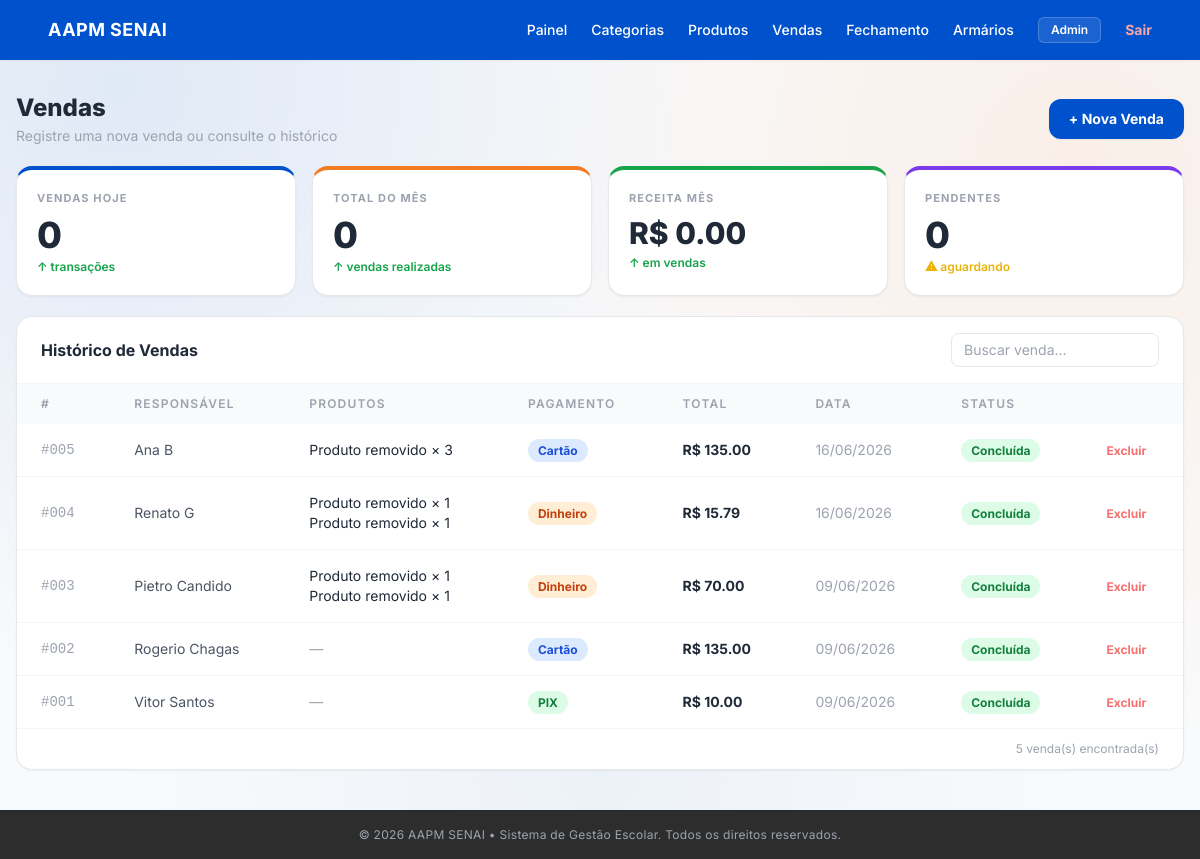
Page /vendas/ (signed in) on the committed database.
### app/models/venda_model.py (models this page shows)
class Venda(Base):
    __tablename__ = "vendas"
    id              = Column(Integer, primary_key=True, index=True)
    responsavel     = Column(String(150), nullable=False)
    valor_total     = Column(Float, nullable=False)
    forma_pagamento = Column(String(50), nullable=False)
    observacao      = Column(String(500), nullable=True)
    status          = Column(String(30), default="concluida")
    data_venda      = Column(DateTime, default=datetime.utcnow)
    itens = relationship("VendaItem", back_populates="venda", cascade="all, delete")

### app/models/venda_item_model.py (models this page shows)
class VendaItem(Base):
    __tablename__ = "venda_itens"
    id                  = Column(Integer, primary_key=True, index=True)
    venda_id            = Column(Integer, ForeignKey("vendas.id", ondelete="CASCADE"), nullable=False)
    produto_variacao_id = Column(Integer, ForeignKey("produto_variacoes.id", ondelete="SET NULL"), nullable=True)
    quantidade          = Column(Integer, nullable=False)
    preco_unitario      = Column(Float, nullable=False)
    valor_total         = Column(Float, nullable=False)
    venda            = relationship("Venda", back_populates="itens")
    produto_variacao = relationship("ProdutoVariacao")

### app/controllers/venda_controller.py (the view)
@router.get("")
@router.get("/")
def listar_vendas(
    request: Request,
    pagina: int = 1,
    por_pagina: int = 10,
    busca: str = "",
    status_filtro: str = "",
    forma_pagamento: str = "",
    ordenar: str = "data_desc",
    db: Session = Depends(get_db),
    usuario=Depends(get_current_user),
):
    if pagina < 1:
        pagina = 1
    if por_pagina not in [5, 10, 20, 50]:
        por_pagina = 10
    query = db.query(Venda)
    if busca:
        query = query.filter(
            Venda.responsavel.ilike(f"%{busca}%")
        )
    if status_filtro:
        query = query.filter(
            Venda.status == status_filtro
        )
    if forma_pagamento:
        query = query.filter(
            Venda.forma_pagamento == forma_pagamento
        )
    if ordenar == "data_asc":
        query = query.order_by(
            Venda.data_venda.asc()
        )
    elif ordenar == "valor_desc":
        query = query.order_by(
            Venda.valor_total.desc()
        )
    elif ordenar == "valor_asc":
        query = query.order_by(
            Venda.valor_total.asc()
        )
    elif ordenar == "responsavel":
        query = query.order_by(
            Venda.responsavel.asc()
        )
    else:
        query = query.order_by(
            Venda.data_venda.desc()
        )
    total_vendas = query.count()
    total_paginas = max(
        1,
        (total_vendas + por_pagina - 1) // por_pagina
    )
    if pagina > total_paginas:
        pagina = total_paginas
    offset = (pagina - 1) * por_pagina
    vendas = (
        query
        .offset(offset)
        .limit(por_pagina)
        .all()
    )
    produtos_db = (
        db.query(Produto)
        .filter(Produto.ativo == True)
        .all()
    )
    produtos = []
    for p in produtos_db:
        variacoes = [
            {
                "id": v.id,
                "descricao": v.descricao,
                "preco": v.preco_efetivo,
                "estoque_atual": v.estoque_atual,
            }
            for v in p.variacoes
            if v.ativo
        ]
        if variacoes:
            produtos.append(
                {
                    "id": p.id,
                    "nome": p.nome,
                    "variacoes": variacoes
                }
            )
    hoje = datetime.utcnow().date()
    vendas_hoje = (
        db.query(func.count(Venda.id))
        .filter(
            func.date(Venda.data_venda) == hoje
        )
        .scalar()
        or 0
    )
    total_mes = (
        db.query(func.count(Venda.id))
        .filter(
            func.extract(
                "month",
                Venda.data_venda
            ) == hoje.month,
            func.extract(
                "year",
                Venda.data_venda
            ) == hoje.year
        )
        .scalar()
        or 0
    )
    receita_mes = (
        db.query(func.sum(Venda.valor_total))
        .filter(
            func.extract(
                "month",
                Venda.data_venda
            ) == hoje.month,
            func.extract(
                "year",
                Venda.data_venda
            ) == hoje.year
        )
        .scalar()
        or 0
    )
    pendentes = (
        db.query(func.count(Venda.id))
        .filter(
            Venda.status == "pendente"
        )
        .scalar()
        or 0
    )
    return templates.TemplateResponse(
        request=request,
        name="vendas/index.html",
        context={
            "usuario": usuario,
            "vendas": vendas,
            "produtos": produtos,
            "vendas_hoje": vendas_hoje,
            "total_mes": total_mes,
            "receita_mes": receita_mes,
            "pendentes": pendentes,
            "pagina": pagina,
            "por_pagina": por_pagina,
            "total_vendas": total_vendas,
            "total_paginas": total_paginas,
            "busca": busca,
            "status_filtro": status_filtro,
            "forma_pagamento": forma_pagamento,
            "ordenar": ordenar,
        },
    )

### app/templates/vendas/index.html (shortened to what this page needs)
{% extends "base.html" %}
{% block conteudo %}
<div class="pt-6 flex flex-col gap-5 pb-6">
  <div class="flex items-center justify-between">
    <div>
      <h1 class="text-2xl font-extrabold text-gray-800">Vendas</h1>
      <p class="text-sm text-gray-400 mt-0.5">Registre uma nova venda ou consulte o histórico</p>
    </div>
    <button onclick="abrirModal()"
      class="bg-[#0052cc] hover:bg-blue-700 text-white text-sm font-bold px-5 py-2.5 rounded-xl transition-all shadow-sm">
      + Nova Venda
    </button>
  </div>
  <div class="grid grid-cols-2 lg:grid-cols-4 gap-4">
    <div class="bg-white border border-gray-200 border-t-4 border-t-[#0052cc] rounded-2xl p-5 shadow-sm">
      <p class="text-[11px] font-bold text-gray-400 uppercase tracking-widest">Vendas Hoje</p>
      <p class="text-4xl font-extrabold text-gray-800 mt-2 mb-1">{{ vendas_hoje }}</p>
      <p class="text-xs font-semibold text-green-600">↑ transações</p>
    </div>
    <div class="bg-white border border-gray-200 border-t-4 border-t-[#f37b24] rounded-2xl p-5 shadow-sm">
      <p class="text-[11px] font-bold text-gray-400 uppercase tracking-widest">Total do Mês</p>
      <p class="text-4xl font-extrabold text-gray-800 mt-2 mb-1">{{ total_mes }}</p>
      <p class="text-xs font-semibold text-green-600">↑ vendas realizadas</p>
    </div>
    <div class="bg-white border border-gray-200 border-t-4 border-t-[#16a34a] rounded-2xl p-5 shadow-sm">
      <p class="text-[11px] font-bold text-gray-400 uppercase tracking-widest">Receita Mês</p>
      <p class="text-3xl font-extrabold text-gray-800 mt-2 mb-1">R$ {{ "%.2f"|format(receita_mes) }}</p>
      <p class="text-xs font-semibold text-green-600">↑ em vendas</p>
    </div>
    <div class="bg-white border border-gray-200 border-t-4 border-t-[#7c3aed] rounded-2xl p-5 shadow-sm">
      <p class="text-[11px] font-bold text-gray-400 uppercase tracking-widest">Pendentes</p>
      <p class="text-4xl font-extrabold text-gray-800 mt-2 mb-1">{{ pendentes }}</p>
      <p class="text-xs font-semibold text-yellow-500">⚠ aguardando</p>
    </div>
  </div>
  <div class="bg-white border border-gray-200 rounded-2xl shadow-sm overflow-hidden">
    <div class="px-6 py-4 border-b border-gray-100 flex items-center justify-between">
      <span class="text-base font-bold text-gray-800">Histórico de Vendas</span>
      <input type="text" id="busca" placeholder="Buscar venda..."
        oninput="filtrarTabela()"
        class="text-sm border border-gray-200 rounded-lg px-3 py-1.5 w-52 focus:outline-none focus:border-blue-400">
    </div>
    <div class="overflow-x-auto">
      <table class="w-full text-sm" id="tabela-vendas">
        <thead>
          <tr class="bg-gray-50 text-gray-400 text-xs uppercase tracking-widest">
            <th class="text-left px-6 py-3 font-semibold">#</th>
            <th class="text-left px-6 py-3 font-semibold">Responsável</th>
            <th class="text-left px-6 py-3 font-semibold">Produtos</th>
            <th class="text-left px-6 py-3 font-semibold">Pagamento</th>
            <th class="text-left px-6 py-3 font-semibold">Total</th>
            <th class="text-left px-6 py-3 font-semibold">Data</th>
            <th class="text-left px-6 py-3 font-semibold">Status</th>
            <th class="text-left px-6 py-3 font-semibold"></th>
          </tr>
        </thead>
        <tbody class="divide-y divide-gray-100">
          {% for venda in vendas %}
          <tr class="hover:bg-gray-50 transition">
            <td class="px-6 py-4 text-gray-400 font-mono">#{{ "%03d"|format(venda.id) }}</td>
            <td class="px-6 py-4 text-gray-600">{{ venda.responsavel }}</td>
            <td class="px-6 py-4 text-gray-800">
              {% for item in venda.itens %}
                <span class="block text-sm">
                  {% if item.produto_variacao %}
                    {{ item.produto_variacao.produto.nome }} ({{ item.produto_variacao.descricao }}) × {{ item.quantidade }}
                  {% else %}
                    Produto removido × {{ item.quantidade }}
                  {% endif %}
                </span>
              {% else %}
                <span class="text-gray-400">—</span>
              {% endfor %}
            </td>
            <td class="px-6 py-4">
              {% if venda.forma_pagamento == 'pix' %}
                <span class="bg-green-100 text-green-700 text-xs font-bold px-2.5 py-1 rounded-full">PIX</span>
              {% elif venda.forma_pagamento == 'cartao' %}
                <span class="bg-blue-100 text-blue-700 text-xs font-bold px-2.5 py-1 rounded-full">Cartão</span>
              {% else %}
                <span class="bg-orange-100 text-orange-700 text-xs font-bold px-2.5 py-1 rounded-full">Dinheiro</span>
              {% endif %}
            </td>
            <td class="px-6 py-4 font-bold text-gray-800">R$ {{ "%.2f"|format(venda.valor_total) }}</td>
            <td class="px-6 py-4 text-gray-400">{{ venda.data_venda.strftime('%d/%m/%Y') }}</td>
            <td class="px-6 py-4">
              {% if venda.status == 'concluida' %}
                <span class="bg-green-100 text-green-700 text-xs font-bold px-2.5 py-1 rounded-full">Concluída</span>
              {% else %}
                <span class="bg-yellow-100 text-yellow-700 text-xs font-bold px-2.5 py-1 rounded-full">Pendente</span>
              {% endif %}
            </td>
            <td class="px-6 py-4">
              <form action="/vendas/{{ venda.id }}/deletar" method="post"
                onsubmit="return confirm('Excluir esta venda?')">
                <button type="submit" class="text-red-400 hover:text-red-600 text-xs font-bold transition">Excluir</button>
              </form>
            </td>
          </tr>
          {% else %}
          <tr>
            <td colspan="8" class="px-6 py-10 text-center text-gray-400 text-sm">Nenhuma venda registrada ainda.</td>
          </tr>
          {% endfor %}
        </tbody>
      </table>
    </div>
    <div class="px-6 py-3 border-t border-gray-100 text-xs text-gray-400 text-right">
      {{ vendas|length }} venda(s) encontrada(s)
    </div>
  </div>
</div>
{% endblock %}

### app/static/css/style.css (style rules this page uses)
:root { --blue:#0052cc; --orange:#ff6a00; --bg:#f5f7fb; --text:#0f172a; --muted:#64748b; }
body { margin:0; font-family:Inter, sans-serif; background: radial-gradient(circle at 10% 10%, rgba(0,82,204,.10), transparent 45%), radial-gradient(circle at 90% 20%, rgba(255,106,0,.08), transparent 45%), radial-gradient(circle at 50% 90%, rgba(0,82,204,.05), transparent 50%), var(--bg); }

### app/templates/base.html (style rules this page uses)
body { font-family: 'Inter', sans-serif; }

### rows in the picture
Venda: id "005", responsavel "Ana B", forma_pagamento "Cartão", valor_total "135.00", data_venda "16/06/2026", status "Concluída"
VendaItem: quantidade "3"
Venda: id "004", responsavel "Renato G", forma_pagamento "Dinheiro", valor_total "15.79", data_venda "16/06/2026", status "Concluída"
VendaItem: quantidade "1"
VendaItem: quantidade "1"
Venda: id "003", responsavel "Pietro Candido", forma_pagamento "Dinheiro", valor_total "70.00", data_venda "09/06/2026", status "Concluída"
VendaItem: quantidade "1"
VendaItem: quantidade "1"
Venda: id "002", responsavel "Rogerio Chagas", forma_pagamento "Cartão", valor_total "135.00", data_venda "09/06/2026", status "Concluída"
Venda: id "001", responsavel "Vitor Santos", forma_pagamento "PIX", valor_total "10.00", data_venda "09/06/2026", status "Concluída"

### other values in the picture
{{ usuario.nome }} "Admin"
{{ vendas_hoje }} "0"
{{ total_mes }} "0"
{{ "%.2f"|format(receita_mes) }} "0.00"
{{ pendentes }} "0"
{{ vendas|length }} "5"
